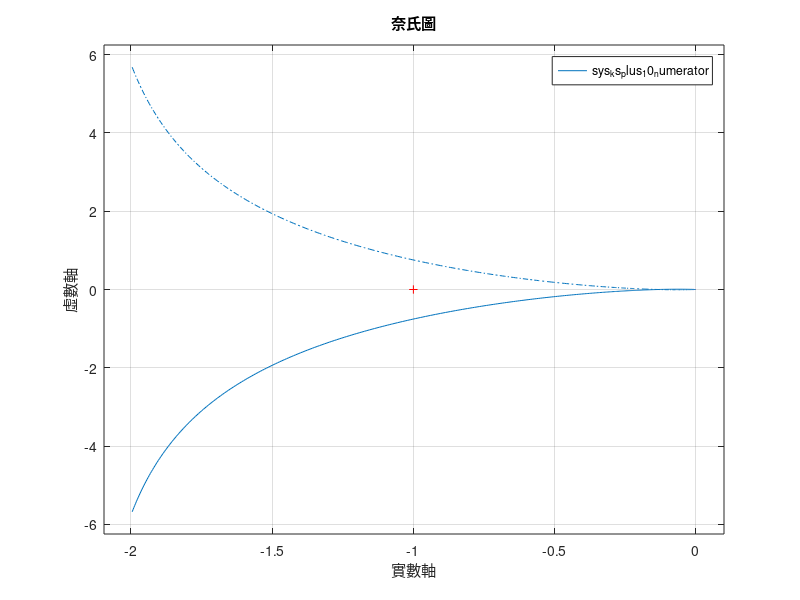

The MATLAB source for this figure:
K = 1;

% K(s+10) = Ks + 10K
numerator_ks_plus_10 = [K, 10*K];

% s(s+1)(s+5) = s(s^2 + 6s + 5) = s^3 + 6s^2 + 5s + 0
denominator = [1 6 5 0];

sys_ks_plus_10_numerator = tf(numerator_ks_plus_10, denominator);

figure;
nyquist(sys_ks_plus_10_numerator);
grid on;
title('奈氏圖');
xlabel('實數軸');
ylabel('虛數軸');

disp('系統傳遞函數');
disp(sys_ks_plus_10_numerator);